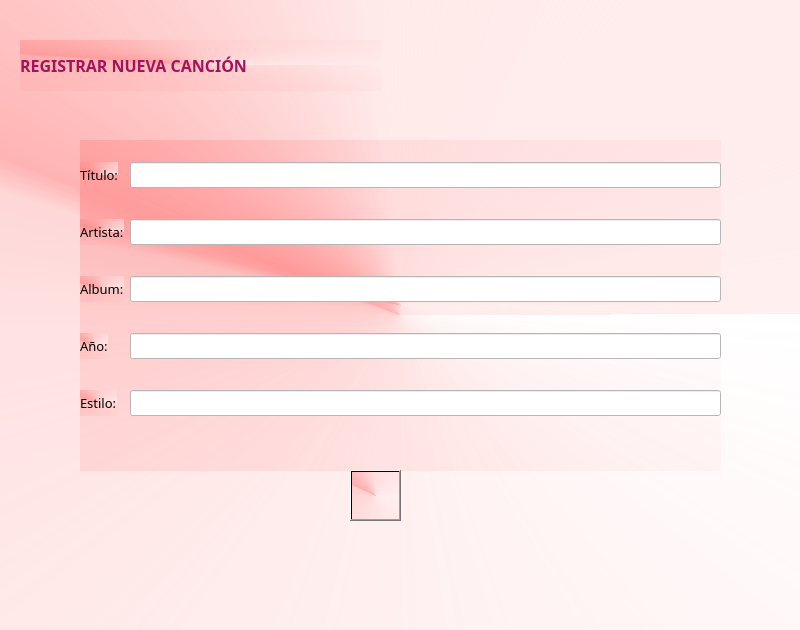
<?xml version="1.0" encoding="UTF-8"?>
<ui version="4.0">
 <class>registro_window</class>
 <widget class="QMainWindow" name="registro_window">
  <property name="geometry">
   <rect>
    <x>0</x>
    <y>0</y>
    <width>800</width>
    <height>630</height>
   </rect>
  </property>
  <property name="palette">
   <palette>
    <active>
     <colorrole role="WindowText">
      <brush brushstyle="SolidPattern">
       <color alpha="255">
        <red>0</red>
        <green>0</green>
        <blue>0</blue>
       </color>
      </brush>
     </colorrole>
     <colorrole role="Button">
      <brush brushstyle="SolidPattern">
       <color alpha="255">
        <red>255</red>
        <green>255</green>
        <blue>255</blue>
       </color>
      </brush>
     </colorrole>
     <colorrole role="Light">
      <brush brushstyle="SolidPattern">
       <color alpha="255">
        <red>255</red>
        <green>255</green>
        <blue>255</blue>
       </color>
      </brush>
     </colorrole>
     <colorrole role="Midlight">
      <brush brushstyle="SolidPattern">
       <color alpha="255">
        <red>255</red>
        <green>255</green>
        <blue>255</blue>
       </color>
      </brush>
     </colorrole>
     <colorrole role="Dark">
      <brush brushstyle="SolidPattern">
       <color alpha="255">
        <red>127</red>
        <green>127</green>
        <blue>127</blue>
       </color>
      </brush>
     </colorrole>
     <colorrole role="Mid">
      <brush brushstyle="SolidPattern">
       <color alpha="255">
        <red>170</red>
        <green>170</green>
        <blue>170</blue>
       </color>
      </brush>
     </colorrole>
     <colorrole role="Text">
      <brush brushstyle="SolidPattern">
       <color alpha="255">
        <red>0</red>
        <green>0</green>
        <blue>0</blue>
       </color>
      </brush>
     </colorrole>
     <colorrole role="BrightText">
      <brush brushstyle="SolidPattern">
       <color alpha="255">
        <red>255</red>
        <green>255</green>
        <blue>255</blue>
       </color>
      </brush>
     </colorrole>
     <colorrole role="ButtonText">
      <brush brushstyle="SolidPattern">
       <color alpha="255">
        <red>0</red>
        <green>0</green>
        <blue>0</blue>
       </color>
      </brush>
     </colorrole>
     <colorrole role="Base">
      <brush brushstyle="SolidPattern">
       <color alpha="255">
        <red>255</red>
        <green>255</green>
        <blue>255</blue>
       </color>
      </brush>
     </colorrole>
     <colorrole role="Window">
      <brush brushstyle="SolidPattern">
       <color alpha="255">
        <red>255</red>
        <green>255</green>
        <blue>255</blue>
       </color>
      </brush>
     </colorrole>
     <colorrole role="Shadow">
      <brush brushstyle="SolidPattern">
       <color alpha="255">
        <red>0</red>
        <green>0</green>
        <blue>0</blue>
       </color>
      </brush>
     </colorrole>
     <colorrole role="AlternateBase">
      <brush brushstyle="SolidPattern">
       <color alpha="255">
        <red>255</red>
        <green>255</green>
        <blue>255</blue>
       </color>
      </brush>
     </colorrole>
     <colorrole role="ToolTipBase">
      <brush brushstyle="SolidPattern">
       <color alpha="255">
        <red>255</red>
        <green>255</green>
        <blue>220</blue>
       </color>
      </brush>
     </colorrole>
     <colorrole role="ToolTipText">
      <brush brushstyle="SolidPattern">
       <color alpha="255">
        <red>0</red>
        <green>0</green>
        <blue>0</blue>
       </color>
      </brush>
     </colorrole>
     <colorrole role="PlaceholderText">
      <brush brushstyle="SolidPattern">
       <color alpha="128">
        <red>0</red>
        <green>0</green>
        <blue>0</blue>
       </color>
      </brush>
     </colorrole>
    </active>
    <inactive>
     <colorrole role="WindowText">
      <brush brushstyle="SolidPattern">
       <color alpha="255">
        <red>0</red>
        <green>0</green>
        <blue>0</blue>
       </color>
      </brush>
     </colorrole>
     <colorrole role="Button">
      <brush brushstyle="SolidPattern">
       <color alpha="255">
        <red>255</red>
        <green>255</green>
        <blue>255</blue>
       </color>
      </brush>
     </colorrole>
     <colorrole role="Light">
      <brush brushstyle="SolidPattern">
       <color alpha="255">
        <red>255</red>
        <green>255</green>
        <blue>255</blue>
       </color>
      </brush>
     </colorrole>
     <colorrole role="Midlight">
      <brush brushstyle="SolidPattern">
       <color alpha="255">
        <red>255</red>
        <green>255</green>
        <blue>255</blue>
       </color>
      </brush>
     </colorrole>
     <colorrole role="Dark">
      <brush brushstyle="SolidPattern">
       <color alpha="255">
        <red>127</red>
        <green>127</green>
        <blue>127</blue>
       </color>
      </brush>
     </colorrole>
     <colorrole role="Mid">
      <brush brushstyle="SolidPattern">
       <color alpha="255">
        <red>170</red>
        <green>170</green>
        <blue>170</blue>
       </color>
      </brush>
     </colorrole>
     <colorrole role="Text">
      <brush brushstyle="SolidPattern">
       <color alpha="255">
        <red>0</red>
        <green>0</green>
        <blue>0</blue>
       </color>
      </brush>
     </colorrole>
     <colorrole role="BrightText">
      <brush brushstyle="SolidPattern">
       <color alpha="255">
        <red>255</red>
        <green>255</green>
        <blue>255</blue>
       </color>
      </brush>
     </colorrole>
     <colorrole role="ButtonText">
      <brush brushstyle="SolidPattern">
       <color alpha="255">
        <red>0</red>
        <green>0</green>
        <blue>0</blue>
       </color>
      </brush>
     </colorrole>
     <colorrole role="Base">
      <brush brushstyle="SolidPattern">
       <color alpha="255">
        <red>255</red>
        <green>255</green>
        <blue>255</blue>
       </color>
      </brush>
     </colorrole>
     <colorrole role="Window">
      <brush brushstyle="SolidPattern">
       <color alpha="255">
        <red>255</red>
        <green>255</green>
        <blue>255</blue>
       </color>
      </brush>
     </colorrole>
     <colorrole role="Shadow">
      <brush brushstyle="SolidPattern">
       <color alpha="255">
        <red>0</red>
        <green>0</green>
        <blue>0</blue>
       </color>
      </brush>
     </colorrole>
     <colorrole role="AlternateBase">
      <brush brushstyle="SolidPattern">
       <color alpha="255">
        <red>255</red>
        <green>255</green>
        <blue>255</blue>
       </color>
      </brush>
     </colorrole>
     <colorrole role="ToolTipBase">
      <brush brushstyle="SolidPattern">
       <color alpha="255">
        <red>255</red>
        <green>255</green>
        <blue>220</blue>
       </color>
      </brush>
     </colorrole>
     <colorrole role="ToolTipText">
      <brush brushstyle="SolidPattern">
       <color alpha="255">
        <red>0</red>
        <green>0</green>
        <blue>0</blue>
       </color>
      </brush>
     </colorrole>
     <colorrole role="PlaceholderText">
      <brush brushstyle="SolidPattern">
       <color alpha="128">
        <red>0</red>
        <green>0</green>
        <blue>0</blue>
       </color>
      </brush>
     </colorrole>
    </inactive>
    <disabled>
     <colorrole role="WindowText">
      <brush brushstyle="SolidPattern">
       <color alpha="255">
        <red>127</red>
        <green>127</green>
        <blue>127</blue>
       </color>
      </brush>
     </colorrole>
     <colorrole role="Button">
      <brush brushstyle="SolidPattern">
       <color alpha="255">
        <red>255</red>
        <green>255</green>
        <blue>255</blue>
       </color>
      </brush>
     </colorrole>
     <colorrole role="Light">
      <brush brushstyle="SolidPattern">
       <color alpha="255">
        <red>255</red>
        <green>255</green>
        <blue>255</blue>
       </color>
      </brush>
     </colorrole>
     <colorrole role="Midlight">
      <brush brushstyle="SolidPattern">
       <color alpha="255">
        <red>255</red>
        <green>255</green>
        <blue>255</blue>
       </color>
      </brush>
     </colorrole>
     <colorrole role="Dark">
      <brush brushstyle="SolidPattern">
       <color alpha="255">
        <red>127</red>
        <green>127</green>
        <blue>127</blue>
       </color>
      </brush>
     </colorrole>
     <colorrole role="Mid">
      <brush brushstyle="SolidPattern">
       <color alpha="255">
        <red>170</red>
        <green>170</green>
        <blue>170</blue>
       </color>
      </brush>
     </colorrole>
     <colorrole role="Text">
      <brush brushstyle="SolidPattern">
       <color alpha="255">
        <red>127</red>
        <green>127</green>
        <blue>127</blue>
       </color>
      </brush>
     </colorrole>
     <colorrole role="BrightText">
      <brush brushstyle="SolidPattern">
       <color alpha="255">
        <red>255</red>
        <green>255</green>
        <blue>255</blue>
       </color>
      </brush>
     </colorrole>
     <colorrole role="ButtonText">
      <brush brushstyle="SolidPattern">
       <color alpha="255">
        <red>127</red>
        <green>127</green>
        <blue>127</blue>
       </color>
      </brush>
     </colorrole>
     <colorrole role="Base">
      <brush brushstyle="SolidPattern">
       <color alpha="255">
        <red>255</red>
        <green>255</green>
        <blue>255</blue>
       </color>
      </brush>
     </colorrole>
     <colorrole role="Window">
      <brush brushstyle="SolidPattern">
       <color alpha="255">
        <red>255</red>
        <green>255</green>
        <blue>255</blue>
       </color>
      </brush>
     </colorrole>
     <colorrole role="Shadow">
      <brush brushstyle="SolidPattern">
       <color alpha="255">
        <red>0</red>
        <green>0</green>
        <blue>0</blue>
       </color>
      </brush>
     </colorrole>
     <colorrole role="AlternateBase">
      <brush brushstyle="SolidPattern">
       <color alpha="255">
        <red>255</red>
        <green>255</green>
        <blue>255</blue>
       </color>
      </brush>
     </colorrole>
     <colorrole role="ToolTipBase">
      <brush brushstyle="SolidPattern">
       <color alpha="255">
        <red>255</red>
        <green>255</green>
        <blue>220</blue>
       </color>
      </brush>
     </colorrole>
     <colorrole role="ToolTipText">
      <brush brushstyle="SolidPattern">
       <color alpha="255">
        <red>0</red>
        <green>0</green>
        <blue>0</blue>
       </color>
      </brush>
     </colorrole>
     <colorrole role="PlaceholderText">
      <brush brushstyle="SolidPattern">
       <color alpha="128">
        <red>0</red>
        <green>0</green>
        <blue>0</blue>
       </color>
      </brush>
     </colorrole>
    </disabled>
   </palette>
  </property>
  <property name="windowTitle">
   <string>Registro de Canciones</string>
  </property>
  <property name="layoutDirection">
   <enum>Qt::LeftToRight</enum>
  </property>
  <property name="styleSheet">
   <string notr="true"/>
  </property>
  <widget class="QWidget" name="centralwidget">
   <property name="palette">
    <palette>
     <active>
      <colorrole role="Button">
       <brush brushstyle="ConicalGradientPattern">
        <gradient centralx="0.500000000000000" centraly="0.500000000000000" angle="0.000000000000000" type="ConicalGradient" spread="PadSpread" coordinatemode="ObjectBoundingMode">
         <gradientstop position="0.000000000000000">
          <color alpha="206">
           <red>255</red>
           <green>235</green>
           <blue>235</blue>
          </color>
         </gradientstop>
         <gradientstop position="0.258706000000000">
          <color alpha="80">
           <red>255</red>
           <green>188</green>
           <blue>188</blue>
          </color>
         </gradientstop>
         <gradientstop position="0.425000000000000">
          <color alpha="156">
           <red>255</red>
           <green>132</green>
           <blue>132</blue>
          </color>
         </gradientstop>
         <gradientstop position="0.440000000000000">
          <color alpha="80">
           <red>252</red>
           <green>128</green>
           <blue>128</blue>
          </color>
         </gradientstop>
         <gradientstop position="0.507463000000000">
          <color alpha="80">
           <red>255</red>
           <green>162</green>
           <blue>162</blue>
          </color>
         </gradientstop>
         <gradientstop position="1.000000000000000">
          <color alpha="0">
           <red>255</red>
           <green>255</green>
           <blue>255</blue>
          </color>
         </gradientstop>
        </gradient>
       </brush>
      </colorrole>
      <colorrole role="Base">
       <brush brushstyle="ConicalGradientPattern">
        <gradient centralx="0.500000000000000" centraly="0.500000000000000" angle="0.000000000000000" type="ConicalGradient" spread="PadSpread" coordinatemode="ObjectBoundingMode">
         <gradientstop position="0.000000000000000">
          <color alpha="206">
           <red>255</red>
           <green>235</green>
           <blue>235</blue>
          </color>
         </gradientstop>
         <gradientstop position="0.258706000000000">
          <color alpha="80">
           <red>255</red>
           <green>188</green>
           <blue>188</blue>
          </color>
         </gradientstop>
         <gradientstop position="0.425000000000000">
          <color alpha="156">
           <red>255</red>
           <green>132</green>
           <blue>132</blue>
          </color>
         </gradientstop>
         <gradientstop position="0.440000000000000">
          <color alpha="80">
           <red>252</red>
           <green>128</green>
           <blue>128</blue>
          </color>
         </gradientstop>
         <gradientstop position="0.507463000000000">
          <color alpha="80">
           <red>255</red>
           <green>162</green>
           <blue>162</blue>
          </color>
         </gradientstop>
         <gradientstop position="1.000000000000000">
          <color alpha="0">
           <red>255</red>
           <green>255</green>
           <blue>255</blue>
          </color>
         </gradientstop>
        </gradient>
       </brush>
      </colorrole>
      <colorrole role="Window">
       <brush brushstyle="ConicalGradientPattern">
        <gradient centralx="0.500000000000000" centraly="0.500000000000000" angle="0.000000000000000" type="ConicalGradient" spread="PadSpread" coordinatemode="ObjectBoundingMode">
         <gradientstop position="0.000000000000000">
          <color alpha="206">
           <red>255</red>
           <green>235</green>
           <blue>235</blue>
          </color>
         </gradientstop>
         <gradientstop position="0.258706000000000">
          <color alpha="80">
           <red>255</red>
           <green>188</green>
           <blue>188</blue>
          </color>
         </gradientstop>
         <gradientstop position="0.425000000000000">
          <color alpha="156">
           <red>255</red>
           <green>132</green>
           <blue>132</blue>
          </color>
         </gradientstop>
         <gradientstop position="0.440000000000000">
          <color alpha="80">
           <red>252</red>
           <green>128</green>
           <blue>128</blue>
          </color>
         </gradientstop>
         <gradientstop position="0.507463000000000">
          <color alpha="80">
           <red>255</red>
           <green>162</green>
           <blue>162</blue>
          </color>
         </gradientstop>
         <gradientstop position="1.000000000000000">
          <color alpha="0">
           <red>255</red>
           <green>255</green>
           <blue>255</blue>
          </color>
         </gradientstop>
        </gradient>
       </brush>
      </colorrole>
     </active>
     <inactive>
      <colorrole role="Button">
       <brush brushstyle="ConicalGradientPattern">
        <gradient centralx="0.500000000000000" centraly="0.500000000000000" angle="0.000000000000000" type="ConicalGradient" spread="PadSpread" coordinatemode="ObjectBoundingMode">
         <gradientstop position="0.000000000000000">
          <color alpha="206">
           <red>255</red>
           <green>235</green>
           <blue>235</blue>
          </color>
         </gradientstop>
         <gradientstop position="0.258706000000000">
          <color alpha="80">
           <red>255</red>
           <green>188</green>
           <blue>188</blue>
          </color>
         </gradientstop>
         <gradientstop position="0.425000000000000">
          <color alpha="156">
           <red>255</red>
           <green>132</green>
           <blue>132</blue>
          </color>
         </gradientstop>
         <gradientstop position="0.440000000000000">
          <color alpha="80">
           <red>252</red>
           <green>128</green>
           <blue>128</blue>
          </color>
         </gradientstop>
         <gradientstop position="0.507463000000000">
          <color alpha="80">
           <red>255</red>
           <green>162</green>
           <blue>162</blue>
          </color>
         </gradientstop>
         <gradientstop position="1.000000000000000">
          <color alpha="0">
           <red>255</red>
           <green>255</green>
           <blue>255</blue>
          </color>
         </gradientstop>
        </gradient>
       </brush>
      </colorrole>
      <colorrole role="Base">
       <brush brushstyle="ConicalGradientPattern">
        <gradient centralx="0.500000000000000" centraly="0.500000000000000" angle="0.000000000000000" type="ConicalGradient" spread="PadSpread" coordinatemode="ObjectBoundingMode">
         <gradientstop position="0.000000000000000">
          <color alpha="206">
           <red>255</red>
           <green>235</green>
           <blue>235</blue>
          </color>
         </gradientstop>
         <gradientstop position="0.258706000000000">
          <color alpha="80">
           <red>255</red>
           <green>188</green>
           <blue>188</blue>
          </color>
         </gradientstop>
         <gradientstop position="0.425000000000000">
          <color alpha="156">
           <red>255</red>
           <green>132</green>
           <blue>132</blue>
          </color>
         </gradientstop>
         <gradientstop position="0.440000000000000">
          <color alpha="80">
           <red>252</red>
           <green>128</green>
           <blue>128</blue>
          </color>
         </gradientstop>
         <gradientstop position="0.507463000000000">
          <color alpha="80">
           <red>255</red>
           <green>162</green>
           <blue>162</blue>
          </color>
         </gradientstop>
         <gradientstop position="1.000000000000000">
          <color alpha="0">
           <red>255</red>
           <green>255</green>
           <blue>255</blue>
          </color>
         </gradientstop>
        </gradient>
       </brush>
      </colorrole>
      <colorrole role="Window">
       <brush brushstyle="ConicalGradientPattern">
        <gradient centralx="0.500000000000000" centraly="0.500000000000000" angle="0.000000000000000" type="ConicalGradient" spread="PadSpread" coordinatemode="ObjectBoundingMode">
         <gradientstop position="0.000000000000000">
          <color alpha="206">
           <red>255</red>
           <green>235</green>
           <blue>235</blue>
          </color>
         </gradientstop>
         <gradientstop position="0.258706000000000">
          <color alpha="80">
           <red>255</red>
           <green>188</green>
           <blue>188</blue>
          </color>
         </gradientstop>
         <gradientstop position="0.425000000000000">
          <color alpha="156">
           <red>255</red>
           <green>132</green>
           <blue>132</blue>
          </color>
         </gradientstop>
         <gradientstop position="0.440000000000000">
          <color alpha="80">
           <red>252</red>
           <green>128</green>
           <blue>128</blue>
          </color>
         </gradientstop>
         <gradientstop position="0.507463000000000">
          <color alpha="80">
           <red>255</red>
           <green>162</green>
           <blue>162</blue>
          </color>
         </gradientstop>
         <gradientstop position="1.000000000000000">
          <color alpha="0">
           <red>255</red>
           <green>255</green>
           <blue>255</blue>
          </color>
         </gradientstop>
        </gradient>
       </brush>
      </colorrole>
     </inactive>
     <disabled>
      <colorrole role="Button">
       <brush brushstyle="ConicalGradientPattern">
        <gradient centralx="0.500000000000000" centraly="0.500000000000000" angle="0.000000000000000" type="ConicalGradient" spread="PadSpread" coordinatemode="ObjectBoundingMode">
         <gradientstop position="0.000000000000000">
          <color alpha="206">
           <red>255</red>
           <green>235</green>
           <blue>235</blue>
          </color>
         </gradientstop>
         <gradientstop position="0.258706000000000">
          <color alpha="80">
           <red>255</red>
           <green>188</green>
           <blue>188</blue>
          </color>
         </gradientstop>
         <gradientstop position="0.425000000000000">
          <color alpha="156">
           <red>255</red>
           <green>132</green>
           <blue>132</blue>
          </color>
         </gradientstop>
         <gradientstop position="0.440000000000000">
          <color alpha="80">
           <red>252</red>
           <green>128</green>
           <blue>128</blue>
          </color>
         </gradientstop>
         <gradientstop position="0.507463000000000">
          <color alpha="80">
           <red>255</red>
           <green>162</green>
           <blue>162</blue>
          </color>
         </gradientstop>
         <gradientstop position="1.000000000000000">
          <color alpha="0">
           <red>255</red>
           <green>255</green>
           <blue>255</blue>
          </color>
         </gradientstop>
        </gradient>
       </brush>
      </colorrole>
      <colorrole role="Base">
       <brush brushstyle="ConicalGradientPattern">
        <gradient centralx="0.500000000000000" centraly="0.500000000000000" angle="0.000000000000000" type="ConicalGradient" spread="PadSpread" coordinatemode="ObjectBoundingMode">
         <gradientstop position="0.000000000000000">
          <color alpha="206">
           <red>255</red>
           <green>235</green>
           <blue>235</blue>
          </color>
         </gradientstop>
         <gradientstop position="0.258706000000000">
          <color alpha="80">
           <red>255</red>
           <green>188</green>
           <blue>188</blue>
          </color>
         </gradientstop>
         <gradientstop position="0.425000000000000">
          <color alpha="156">
           <red>255</red>
           <green>132</green>
           <blue>132</blue>
          </color>
         </gradientstop>
         <gradientstop position="0.440000000000000">
          <color alpha="80">
           <red>252</red>
           <green>128</green>
           <blue>128</blue>
          </color>
         </gradientstop>
         <gradientstop position="0.507463000000000">
          <color alpha="80">
           <red>255</red>
           <green>162</green>
           <blue>162</blue>
          </color>
         </gradientstop>
         <gradientstop position="1.000000000000000">
          <color alpha="0">
           <red>255</red>
           <green>255</green>
           <blue>255</blue>
          </color>
         </gradientstop>
        </gradient>
       </brush>
      </colorrole>
      <colorrole role="Window">
       <brush brushstyle="ConicalGradientPattern">
        <gradient centralx="0.500000000000000" centraly="0.500000000000000" angle="0.000000000000000" type="ConicalGradient" spread="PadSpread" coordinatemode="ObjectBoundingMode">
         <gradientstop position="0.000000000000000">
          <color alpha="206">
           <red>255</red>
           <green>235</green>
           <blue>235</blue>
          </color>
         </gradientstop>
         <gradientstop position="0.258706000000000">
          <color alpha="80">
           <red>255</red>
           <green>188</green>
           <blue>188</blue>
          </color>
         </gradientstop>
         <gradientstop position="0.425000000000000">
          <color alpha="156">
           <red>255</red>
           <green>132</green>
           <blue>132</blue>
          </color>
         </gradientstop>
         <gradientstop position="0.440000000000000">
          <color alpha="80">
           <red>252</red>
           <green>128</green>
           <blue>128</blue>
          </color>
         </gradientstop>
         <gradientstop position="0.507463000000000">
          <color alpha="80">
           <red>255</red>
           <green>162</green>
           <blue>162</blue>
          </color>
         </gradientstop>
         <gradientstop position="1.000000000000000">
          <color alpha="0">
           <red>255</red>
           <green>255</green>
           <blue>255</blue>
          </color>
         </gradientstop>
        </gradient>
       </brush>
      </colorrole>
     </disabled>
    </palette>
   </property>
   <property name="styleSheet">
    <string notr="true">background-color: qconicalgradient(cx:0.5, cy:0.5, angle:0, stop:0 rgba(255, 235, 235, 206), stop:0.258706 rgba(255, 188, 188, 80), stop:0.425 rgba(255, 132, 132, 156), stop:0.44 rgba(252, 128, 128, 80), stop:0.507463 rgba(255, 162, 162, 80), stop:1 rgba(255, 255, 255, 0));</string>
   </property>
   <widget class="QLabel" name="lbl_nueva_cancion">
    <property name="geometry">
     <rect>
      <x>20</x>
      <y>40</y>
      <width>361</width>
      <height>51</height>
     </rect>
    </property>
    <property name="font">
     <font>
      <family>MV Boli</family>
      <pointsize>12</pointsize>
     </font>
    </property>
    <property name="text">
     <string>&lt;html&gt;&lt;head/&gt;&lt;body&gt;&lt;p&gt;&lt;span style=&quot; font-weight:600; color:#a7115b;&quot;&gt;REGISTRAR NUEVA CANCIÓN&lt;/span&gt;&lt;/p&gt;&lt;/body&gt;&lt;/html&gt;</string>
    </property>
   </widget>
   <widget class="QPushButton" name="btn_save">
    <property name="geometry">
     <rect>
      <x>350</x>
      <y>470</y>
      <width>51</width>
      <height>51</height>
     </rect>
    </property>
    <property name="font">
     <font>
      <family>MV Boli</family>
      <pointsize>9</pointsize>
     </font>
    </property>
    <property name="cursor">
     <cursorShape>OpenHandCursor</cursorShape>
    </property>
    <property name="text">
     <string/>
    </property>
    <property name="icon">
     <iconset>
      <normaloff>guardar.png</normaloff>guardar.png</iconset>
    </property>
    <property name="iconSize">
     <size>
      <width>50</width>
      <height>50</height>
     </size>
    </property>
   </widget>
   <widget class="QWidget" name="formLayoutWidget">
    <property name="geometry">
     <rect>
      <x>80</x>
      <y>140</y>
      <width>641</width>
      <height>331</height>
     </rect>
    </property>
    <layout class="QFormLayout" name="fly_datos_registro">
     <property name="rowWrapPolicy">
      <enum>QFormLayout::DontWrapRows</enum>
     </property>
     <property name="verticalSpacing">
      <number>31</number>
     </property>
     <property name="topMargin">
      <number>22</number>
     </property>
     <item row="1" column="0">
      <widget class="QLabel" name="lbl_titulo">
       <property name="font">
        <font>
         <family>MV Boli</family>
         <pointsize>10</pointsize>
        </font>
       </property>
       <property name="text">
        <string>Título:</string>
       </property>
      </widget>
     </item>
     <item row="1" column="1">
      <widget class="QLineEdit" name="txt_titulo">
       <property name="palette">
        <palette>
         <active>
          <colorrole role="Button">
           <brush brushstyle="SolidPattern">
            <color alpha="255">
             <red>255</red>
             <green>255</green>
             <blue>255</blue>
            </color>
           </brush>
          </colorrole>
          <colorrole role="Base">
           <brush brushstyle="SolidPattern">
            <color alpha="255">
             <red>255</red>
             <green>255</green>
             <blue>255</blue>
            </color>
           </brush>
          </colorrole>
          <colorrole role="Window">
           <brush brushstyle="SolidPattern">
            <color alpha="255">
             <red>255</red>
             <green>255</green>
             <blue>255</blue>
            </color>
           </brush>
          </colorrole>
         </active>
         <inactive>
          <colorrole role="Button">
           <brush brushstyle="SolidPattern">
            <color alpha="255">
             <red>255</red>
             <green>255</green>
             <blue>255</blue>
            </color>
           </brush>
          </colorrole>
          <colorrole role="Base">
           <brush brushstyle="SolidPattern">
            <color alpha="255">
             <red>255</red>
             <green>255</green>
             <blue>255</blue>
            </color>
           </brush>
          </colorrole>
          <colorrole role="Window">
           <brush brushstyle="SolidPattern">
            <color alpha="255">
             <red>255</red>
             <green>255</green>
             <blue>255</blue>
            </color>
           </brush>
          </colorrole>
         </inactive>
         <disabled>
          <colorrole role="Button">
           <brush brushstyle="SolidPattern">
            <color alpha="255">
             <red>255</red>
             <green>255</green>
             <blue>255</blue>
            </color>
           </brush>
          </colorrole>
          <colorrole role="Base">
           <brush brushstyle="SolidPattern">
            <color alpha="255">
             <red>255</red>
             <green>255</green>
             <blue>255</blue>
            </color>
           </brush>
          </colorrole>
          <colorrole role="Window">
           <brush brushstyle="SolidPattern">
            <color alpha="255">
             <red>255</red>
             <green>255</green>
             <blue>255</blue>
            </color>
           </brush>
          </colorrole>
         </disabled>
        </palette>
       </property>
       <property name="font">
        <font>
         <family>MV Boli</family>
         <pointsize>10</pointsize>
        </font>
       </property>
       <property name="styleSheet">
        <string notr="true">background-color: rgb(255, 255, 255);</string>
       </property>
      </widget>
     </item>
     <item row="2" column="0">
      <widget class="QLabel" name="lbl_artista">
       <property name="font">
        <font>
         <family>MV Boli</family>
         <pointsize>10</pointsize>
        </font>
       </property>
       <property name="text">
        <string>Artista:</string>
       </property>
      </widget>
     </item>
     <item row="2" column="1">
      <widget class="QLineEdit" name="txt_artista">
       <property name="font">
        <font>
         <family>MV Boli</family>
         <pointsize>10</pointsize>
        </font>
       </property>
       <property name="styleSheet">
        <string notr="true">background-color: rgb(255, 255, 255);</string>
       </property>
      </widget>
     </item>
     <item row="3" column="0">
      <widget class="QLabel" name="lbl_album">
       <property name="font">
        <font>
         <family>MV Boli</family>
         <pointsize>10</pointsize>
        </font>
       </property>
       <property name="text">
        <string>Album:</string>
       </property>
      </widget>
     </item>
     <item row="3" column="1">
      <widget class="QLineEdit" name="txt_album">
       <property name="font">
        <font>
         <family>MV Boli</family>
         <pointsize>10</pointsize>
        </font>
       </property>
       <property name="styleSheet">
        <string notr="true">background-color: rgb(255, 255, 255);</string>
       </property>
      </widget>
     </item>
     <item row="4" column="0">
      <widget class="QLabel" name="lbl_anio">
       <property name="font">
        <font>
         <family>MV Boli</family>
         <pointsize>10</pointsize>
        </font>
       </property>
       <property name="text">
        <string>Año:</string>
       </property>
      </widget>
     </item>
     <item row="4" column="1">
      <widget class="QLineEdit" name="txt_anio">
       <property name="font">
        <font>
         <family>MV Boli</family>
         <pointsize>10</pointsize>
        </font>
       </property>
       <property name="styleSheet">
        <string notr="true">background-color: rgb(255, 255, 255);</string>
       </property>
      </widget>
     </item>
     <item row="5" column="0">
      <widget class="QLabel" name="lbl_estilo">
       <property name="font">
        <font>
         <family>MV Boli</family>
         <pointsize>10</pointsize>
        </font>
       </property>
       <property name="text">
        <string>Estilo:</string>
       </property>
      </widget>
     </item>
     <item row="5" column="1">
      <widget class="QLineEdit" name="txt_estilo">
       <property name="palette">
        <palette>
         <active>
          <colorrole role="Button">
           <brush brushstyle="SolidPattern">
            <color alpha="255">
             <red>255</red>
             <green>255</green>
             <blue>255</blue>
            </color>
           </brush>
          </colorrole>
          <colorrole role="Base">
           <brush brushstyle="SolidPattern">
            <color alpha="255">
             <red>255</red>
             <green>255</green>
             <blue>255</blue>
            </color>
           </brush>
          </colorrole>
          <colorrole role="Window">
           <brush brushstyle="SolidPattern">
            <color alpha="255">
             <red>255</red>
             <green>255</green>
             <blue>255</blue>
            </color>
           </brush>
          </colorrole>
         </active>
         <inactive>
          <colorrole role="Button">
           <brush brushstyle="SolidPattern">
            <color alpha="255">
             <red>255</red>
             <green>255</green>
             <blue>255</blue>
            </color>
           </brush>
          </colorrole>
          <colorrole role="Base">
           <brush brushstyle="SolidPattern">
            <color alpha="255">
             <red>255</red>
             <green>255</green>
             <blue>255</blue>
            </color>
           </brush>
          </colorrole>
          <colorrole role="Window">
           <brush brushstyle="SolidPattern">
            <color alpha="255">
             <red>255</red>
             <green>255</green>
             <blue>255</blue>
            </color>
           </brush>
          </colorrole>
         </inactive>
         <disabled>
          <colorrole role="Button">
           <brush brushstyle="SolidPattern">
            <color alpha="255">
             <red>255</red>
             <green>255</green>
             <blue>255</blue>
            </color>
           </brush>
          </colorrole>
          <colorrole role="Base">
           <brush brushstyle="SolidPattern">
            <color alpha="255">
             <red>255</red>
             <green>255</green>
             <blue>255</blue>
            </color>
           </brush>
          </colorrole>
          <colorrole role="Window">
           <brush brushstyle="SolidPattern">
            <color alpha="255">
             <red>255</red>
             <green>255</green>
             <blue>255</blue>
            </color>
           </brush>
          </colorrole>
         </disabled>
        </palette>
       </property>
       <property name="font">
        <font>
         <family>MV Boli</family>
         <pointsize>10</pointsize>
        </font>
       </property>
       <property name="styleSheet">
        <string notr="true">background-color: rgb(255, 255, 255);</string>
       </property>
      </widget>
     </item>
    </layout>
   </widget>
  </widget>
 </widget>
 <resources/>
 <connections/>
</ui>
